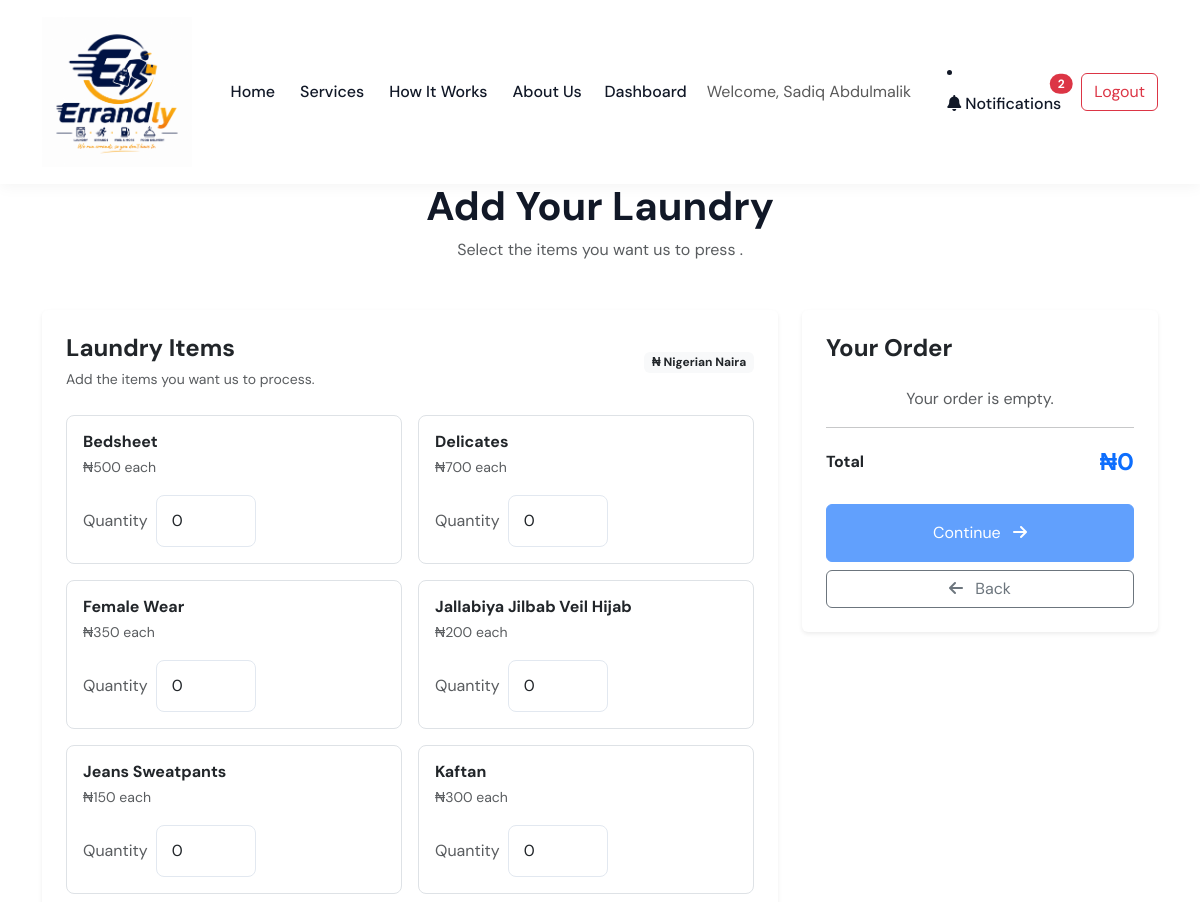
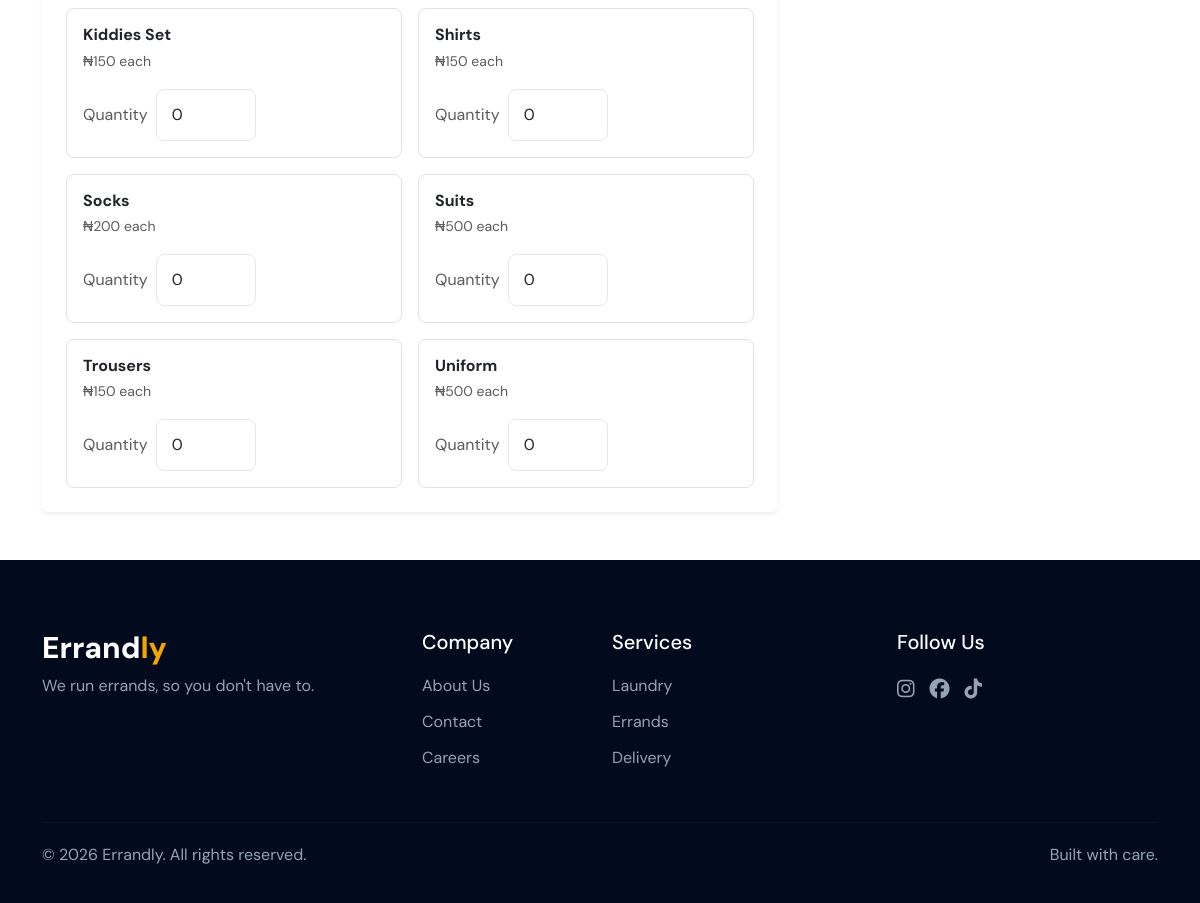
Page /laundry/pressing/items (signed in) on the committed database (2 pictures, top to bottom).
### models.py (models this page shows)
class User(UserMixin, db.Model):
    __tablename__ = "users"
    id = db.Column(
        db.Integer,
        primary_key=True
    )
    name = db.Column(
        db.String(100),
        nullable=False
    )
    email = db.Column(
        db.String(120),
        unique=True,
        nullable=False
    )
    phone = db.Column(
        db.String(20),
        nullable=False
    )
    address = db.Column(
        db.String(250),
        nullable=False
    )
    password = db.Column(
        db.String(250),
        nullable=False
    )
    role = db.Column(
        db.String(20),
        nullable=False,
        default="customer"
    )
    notifications = db.relationship(
    "Notification",
    back_populates="user",
    cascade="all, delete-orphan"
)

class ServiceItem(db.Model):
    __tablename__ = "service_items"
    id = db.Column(
        db.Integer,
        primary_key=True
    )
    service_type = db.Column(
        db.String(30),
        nullable=False
    )
    item_name = db.Column(
        db.String(100),
        nullable=False
    )
    display_name = db.Column(
        db.String(150),
        nullable=False
    )
    price = db.Column(
        db.Integer,
        nullable=False
    )
    is_active = db.Column(
        db.Boolean,
        nullable=False,
        default=True
    )
    created_at = db.Column(
        db.DateTime,
        default=datetime.utcnow
    )
    updated_at = db.Column(
        db.DateTime,
        default=datetime.utcnow,
        onupdate=datetime.utcnow
    )
    __table_args__ = (
        db.UniqueConstraint(
            "service_type", "item_name",
            name="uq_service_type_item_name"
        ),
    )

### app.py (the view, shortened to what this page needs)
@app.route("/laundry/<service_type>/items", methods=["GET", "POST"])
@login_required
def laundry_items(service_type):
    if service_type not in LAUNDRY_PRICES:
        flash("Invalid laundry service selected.", "danger")
        return redirect(url_for("laundry"))
    service_items = ServiceItem.query.filter_by(
        service_type=service_type,
        is_active=True
    ).order_by(ServiceItem.display_name).all()
    return render_template(
        "laundry/items.html",
        service_type=service_type,
        service_items=service_items
    )

### app.py (called while the page is built)
@app.context_processor
def inject_notification_count():
    unread_count = 0
    if current_user.is_authenticated:
        unread_count = (
            Notification.query
            .filter_by(
                user_id=current_user.id,
                is_read=False
            )
            .count()
        )
    return dict(
        unread_notifications=unread_count
    )

@login_manager.user_loader
def load_user(user_id):
    return db.get_or_404(User, int(user_id))

### templates/laundry/items.html (shortened to what this page needs)
{% extends "base.html" %}
{% block content %}
<section class="py-5" style="margin-top: 90px;">
    <div class="container">
        <div class="text-center mb-5">
            <span class="badge bg-primary px-3 py-2 mb-3">
            </span>
            <h1 class="fw-bold">
                Add Your Laundry
            </h1>
            <p class="text-muted">
                Select the items you want us to
                {% if service_type == "pressing" %}
                    press
                {% else %}
                    wash and press
                {% endif %}
                .
            </p>
        </div>
        <form method="POST">
            <div class="row g-4">
                <div class="col-lg-8">
                    <div class="card border-0 shadow-sm">
                        <div class="card-body p-4">
                            <div class="d-flex justify-content-between align-items-center mb-4">
                                <div>
                                    <h4 class="fw-bold mb-1">
                                        Laundry Items
                                    </h4>
                                    <small class="text-muted">
                                        Add the items you want us to process.
                                    </small>
                                </div>
                                <span class="badge bg-light text-dark">
                                    ₦ Nigerian Naira
                                </span>
                            </div>
                            <div class="row g-3">
                                {% for service_item in service_items %}
                                <div class="col-md-6">
                                    <div class="border rounded-3 p-3 h-100">
                                        <div class="d-flex justify-content-between align-items-start">
                                            <div>
                                                <h6 class="fw-bold mb-1">
                                                    {{ service_item.display_name }}
                                                </h6>
                                                <small class="text-muted">
                                                    ₦{{ "{:,}".format(service_item.price) }} each
                                                </small>
                                            </div>
                                        </div>
                                        <div class="d-flex align-items-center mt-3">
                                            <label class="me-2 text-muted">
                                                Quantity
                                            </label>
                                            <input
                                                type="number"
                                                name="{{ service_item.item_name }}"
                                                class="form-control quantity-input"
                                                value="0"
                                                min="0"
                                                data-price="{{ service_item.price }}"
                                                style="max-width: 100px;"
                                            >
                                        </div>
                                    </div>
                                </div>
                                {% endfor %}
                            </div>
                        </div>
                    </div>
                </div>
                <div class="col-lg-4">
                    <div class="card border-0 shadow-sm sticky-top"
                         style="top: 110px;">
                        <div class="card-body p-4">
                            <h4 class="fw-bold mb-4">
                                Your Order
                            </h4>
                            <div id="order-summary">
                            </div>
                            <hr>
                            <div class="d-flex justify-content-between align-items-center">
                                <span class="fw-bold">
                                    Total
                                </span>
                                <span class="fw-bold fs-4 text-primary"
                                      id="total-price">
                                    ₦0
                                </span>
                            </div>
                            <button
                                type="submit"
                                class="btn btn-primary w-100 mt-4 py-3"
                                id="continue-button"
                                disabled>
                                Continue
                                <i class="fas fa-arrow-right ms-2"></i>
                            </button>
                            <a href="{{ url_for('laundry') }}"
                               class="btn btn-outline-secondary w-100 mt-2">
                                <i class="fas fa-arrow-left me-2"></i>
                                Back
                            </a>
                        </div>
                    </div>
                </div>
            </div>
        </form>
    </div>
</section>
{% endblock %}

### templates/base.html (shortened to what this page needs)
<!DOCTYPE html>
<html lang="en">
<head>
    <link href="https://cdn.jsdelivr.net/npm/bootstrap@5.3.3/dist/css/bootstrap.min.css"
        rel="stylesheet">
    <link rel="stylesheet"
        href="https://cdnjs.cloudflare.com/ajax/libs/font-awesome/6.5.2/css/all.min.css">
    <link rel="stylesheet"
        href="{{ url_for('static', filename='css/style.css') }}">
</head>
<body>
    <nav class="navbar navbar-expand-lg fixed-top">
        <div class="container">
            <a class="navbar-brand" href="{{ url_for('home') }}">
                <img src="{{ url_for('static', filename='images/errandly-logo.png') }}"
                     alt="Errandly Logo">
            </a>
            <div class="collapse navbar-collapse" id="mainNavbar">
                <ul class="navbar-nav mx-auto">
                    <li class="nav-item">
                        <a class="nav-link" href="#home">Home</a>
                    </li>
                    <li class="nav-item">
                        <a class="nav-link" href="#services">Services</a>
                    </li>
                    <li class="nav-item">
                        <a class="nav-link" href="#how-it-works">
                            How It Works
                        </a>
                    </li>
                    <li class="nav-item">
                        <a class="nav-link" href="#about">
                            About Us
                        </a>
                    </li>
                </ul>
                <div class="nav-actions">
                   {% if current_user.is_authenticated %}
                        {% if current_user.role == "admin" %}
                            <a href="{{ url_for('admin_dashboard') }}"
                                class="nav-link">
                                    Admin Dashboard
                            </a>
                            <a href="{{ url_for('admin_services') }}"
                                class="nav-link">
                                    Manage Pricing
                            </a>
                        {% else %}
                            <a href="{{ url_for('dashboard') }}"
                                class="nav-link">
                                    Dashboard
                            </a>
                        {% endif %}
                        <span class="navbar-text me-3">
                            Welcome, {{ current_user.name }}
                        </span>
                        <li class="nav-item">
                            <a
                                class="nav-link position-relative"
                                href="{{ url_for('notifications') }}"
                            >
                                <i class="fas fa-bell"></i>
                                Notifications
                                {% if unread_notifications > 0 %}
                                    <span
                                        class="position-absolute top-0 start-100 translate-middle badge rounded-pill bg-danger"
                                    >
                                        {{ unread_notifications }}
                                    </span>
                                {% endif %}
                            </a>
                        </li>
                        <a href="{{ url_for('logout') }}"
                        class="btn btn-outline-danger">
                            Logout
                        </a>
                    {% endif %}
                </div>
            </div>
        </div>
    </nav>
    {% block content %}
    {% endblock %}
    <footer class="footer">
        <div class="container">
            <div class="row gy-4">
                <div class="col-lg-4">
                    <h3 class="footer-logo">
                        Errand<span>ly</span>
                    </h3>
                    <p>
                        We run errands, so you don't have to.
                    </p>
                </div>
                <div class="col-lg-2 col-md-4">
                    <h5>Company</h5>
                    <a href="#about">About Us</a>
                    <a href="#">Contact</a>
                    <a href="#">Careers</a>
                </div>
                <div class="col-lg-3 col-md-4">
                    <h5>Services</h5>
                    <a href="#services">Laundry</a>
                    <a href="#services">Errands</a>
                    <a href="#services">Delivery</a>
                </div>
                <div class="col-lg-3 col-md-4">
                    <h5>Follow Us</h5>
                    <div class="social-links">
                        <a href="#">
                            <i class="fab fa-instagram"></i>
                        </a>
                        <a href="#">
                            <i class="fab fa-facebook"></i>
                        </a>
                        <a href="#">
                            <i class="fab fa-tiktok"></i>
                        </a>
                    </div>
                </div>
            </div>
            <hr>
            <div class="footer-bottom">
                <p>
                    © 2026 Errandly. All rights reserved.
                </p>
                <p>
                    Built with care.
                </p>
            </div>
        </div>
    </footer>
</body>
</html>

### static/css/style.css (style rules this page uses)
:root { --primary-color: #071d49; --secondary-color: #f5a400; --dark-color: #111827; --light-color: #f8fafc; --white: #ffffff; }
* { margin: 0; padding: 0; box-sizing: border-box; }
body { font-family: 'DM Sans', sans-serif; color: var(--dark-color); background-color: var(--white); }
.navbar { background-color: var(--white); padding: 12px 0; box-shadow: 0 2px 15px rgba(0, 0, 0, 0.05); transition: all 0.3s ease; }
.navbar-brand { display: flex; align-items: center; }
.navbar-brand img { width: 150px; height: auto; display: block; }
.navbar-nav { gap: 25px; }
.nav-link { color: var(--dark-color); font-weight: 500; padding: 8px 0 !important; position: relative; transition: 0.3s ease; }
.nav-link::after { content: ""; position: absolute; width: 0; height: 2px; background-color: var(--secondary-color); left: 0; bottom: 0; transition: width 0.3s ease; }
.nav-actions { display: flex; align-items: center; gap: 20px; }
.footer { padding: 70px 0 20px; background-color: #020b1d; color: var(--white); }
.footer-logo { font-size: 30px; font-weight: 800; }
.footer-logo span { color: var(--secondary-color); }
.footer p { color: #94a3b8; }
.footer h5 { margin-bottom: 20px; }
.footer a { display: block; color: #94a3b8; text-decoration: none; margin-bottom: 12px; }
.social-links { display: flex; gap: 15px; }
.social-links a { font-size: 20px; }
.footer hr { border-color: #1e293b; margin: 40px 0 20px; }
.footer-bottom { display: flex; justify-content: space-between; }
.form-control { padding: 13px 15px; border: 1px solid #e2e8f0; border-radius: 8px; }

### rows in the picture
User: name "Sadiq Abdulmalik"
ServiceItem: display_name "Bedsheet", price "500", bedsheet "0"
ServiceItem: display_name "Delicates", price "700", delicates "0"
ServiceItem: display_name "Female Wear", price "350", female_wear "0"
ServiceItem: display_name "Jallabiya Jilbab Veil Hijab", price "200", jallabiya_jilbab_veil_hijab "0"
ServiceItem: display_name "Jeans Sweatpants", price "150", jeans_sweatpants "0"
ServiceItem: display_name "Kaftan", price "300", kaftan "0"
ServiceItem: display_name "Kiddies Set", price "150", kiddies_set "0"
ServiceItem: display_name "Shirts", price "150", shirts "0"
ServiceItem: display_name "Socks", price "200", item_name "0"
ServiceItem: display_name "Suits", price "500", suits "0"
ServiceItem: display_name "Trousers", price "150", trousers "0"
ServiceItem: display_name "Uniform", price "500", uniform "0"

### other values in the picture
{{ unread_notifications }} "2"
